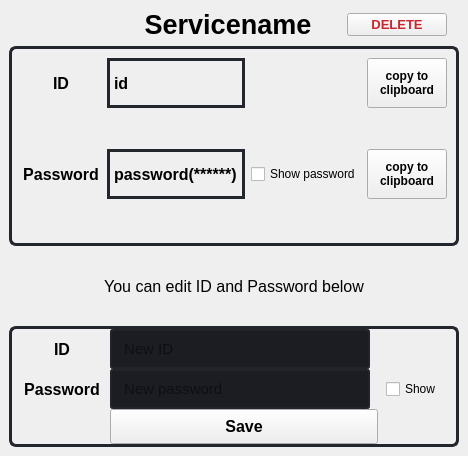
                     <widget class="QStackedWidget" name="stackedWidget_2">
                      <property name="styleSheet">
                       <string notr="true">stackedWidget_2{
page_specific{\nborder-radius : 7px;\n	border: 3px solid rgb(34, 36, 43);\n}
}</string>
                      </property>
                      <property name="currentIndex">
                       <number>1</number>
                      </property>
                      <widget class="QWidget" name="page_guide">
                       <layout class="QVBoxLayout" name="verticalLayout_11">
                        <item>
                         <widget class="QLabel" name="label_guide">
                          <property name="font">
                           <font>
                            <family>Segoe UI</family>
                            <pointsize>20</pointsize>
                            <weight>50</weight>
                            <bold>false</bold>
                           </font>
                          </property>
                          <property name="styleSheet">
                           <string notr="true">border-radius : 7px;
	border: 3px solid rgb(34, 36, 43);</string>
                          </property>
                          <property name="text">
                           <string>Search services you want
and click it to retrieve!</string>
                          </property>
                          <property name="alignment">
                           <set>Qt::AlignCenter</set>
                          </property>
                         </widget>
                        </item>
                       </layout>
                      </widget>
                      <widget class="QWidget" name="page_specific">
                       <property name="styleSheet">
                        <string notr="true"/>
                       </property>
                       <layout class="QVBoxLayout" name="verticalLayout_10">
                        <item>
                         <widget class="QFrame" name="frame_name_delete">
                          <property name="maximumSize">
                           <size>
                            <width>16777215</width>
                            <height>70</height>
                           </size>
                          </property>
                          <layout class="QHBoxLayout" name="e">
                           <property name="spacing">
                            <number>0</number>
                           </property>
                           <property name="leftMargin">
                            <number>0</number>
                           </property>
                           <property name="topMargin">
                            <number>0</number>
                           </property>
                           <property name="rightMargin">
                            <number>12</number>
                           </property>
                           <property name="bottomMargin">
                            <number>0</number>
                           </property>
                           <item>
                            <widget class="QLabel" name="label_service_name">
                             <property name="font">
                              <font>
                               <family>Segoe UI</family>
                               <pointsize>20</pointsize>
                               <weight>75</weight>
                               <bold>true</bold>
                              </font>
                             </property>
                             <property name="styleSheet">
                              <string notr="true">padding-left : 100px;</string>
                             </property>
                             <property name="text">
                              <string>Servicename</string>
                             </property>
                             <property name="alignment">
                              <set>Qt::AlignCenter</set>
                             </property>
                             <property name="indent">
                              <number>-1</number>
                             </property>
                            </widget>
                           </item>
                           <item>
                            <widget class="QPushButton" name="pushButton_delete">
                             <property name="maximumSize">
                              <size>
                               <width>100</width>
                               <height>16777215</height>
                              </size>
                             </property>
                             <property name="font">
                              <font>
                               <family>Segoe UI</family>
                               <pointsize>10</pointsize>
                               <weight>75</weight>
                               <bold>true</bold>
                              </font>
                             </property>
                             <property name="toolTip">
                              <string>delete data of this service</string>
                             </property>
                             <property name="styleSheet">
                              <string notr="true">color:#c8272f;</string>
                             </property>
                             <property name="text">
                              <string>DELETE</string>
                             </property>
                            </widget>
                           </item>
                          </layout>
                         </widget>
                        </item>
                        <item>
                         <widget class="QFrame" name="frame_retrieve">
                          <property name="minimumSize">
                           <size>
                            <width>0</width>
                            <height>200</height>
                           </size>
                          </property>
                          <property name="maximumSize">
                           <size>
                            <width>16777215</width>
                            <height>300</height>
                           </size>
                          </property>
                          <property name="styleSheet">
                           <string notr="true">QFrame {
    border-radius : 7px;
	border: 3px solid rgb(36, 38, 45);
}</string>
                          </property>
                          <layout class="QGridLayout" name="gridLayout">
                           <item row="6" column="1">
                            <widget class="QLabel" name="label_password_2">
                             <property name="font">
                              <font>
                               <family>Segoe UI</family>
                               <pointsize>12</pointsize>
                               <weight>75</weight>
                               <bold>true</bold>
                              </font>
                             </property>
                             <property name="styleSheet">
                              <string notr="true">border-radius : 0;</string>
                             </property>
                             <property name="text">
                              <string>password(******)</string>
                             </property>
                            </widget>
                           </item>
                           <item row="6" column="2">
                            <widget class="QCheckBox" name="checkBox_show">
                             <property name="maximumSize">
                              <size>
                               <width>120</width>
                               <height>30</height>
                              </size>
                             </property>
                             <property name="toolTip">
                              <string>have a look around before click this</string>
                             </property>
                             <property name="text">
                              <string>Show password</string>
                             </property>
                            </widget>
                           </item>
                           <item row="1" column="3">
                            <widget class="QPushButton" name="pushButton_clipboard_id">
                             <property name="minimumSize">
                              <size>
                               <width>0</width>
                               <height>50</height>
                              </size>
                             </property>
                             <property name="maximumSize">
                              <size>
                               <width>100</width>
                               <height>16777215</height>
                              </size>
                             </property>
                             <property name="font">
                              <font>
                               <family>Segoe UI</family>
                               <weight>75</weight>
                               <bold>true</bold>
                              </font>
                             </property>
                             <property name="text">
                              <string>copy to
clipboard</string>
                             </property>
                            </widget>
                           </item>
                           <item row="2" column="3">
                            <widget class="QLabel" name="label_clipboard_id">
                             <property name="font">
                              <font>
                               <family>Segoe UI</family>
                              </font>
                             </property>
                             <property name="styleSheet">
                              <string notr="true">border : None;</string>
                             </property>
                             <property name="text">
                              <string/>
                             </property>
                             <property name="alignment">
                              <set>Qt::AlignCenter</set>
                             </property>
                            </widget>
                           </item>
                           <item row="1" column="0">
                            <widget class="QLabel" name="label_id">
                             <property name="minimumSize">
                              <size>
                               <width>80</width>
                               <height>0</height>
                              </size>
                             </property>
                             <property name="maximumSize">
                              <size>
                               <width>80</width>
                               <height>16777215</height>
                              </size>
                             </property>
                             <property name="font">
                              <font>
                               <pointsize>12</pointsize>
                               <weight>75</weight>
                               <bold>true</bold>
                              </font>
                             </property>
                             <property name="styleSheet">
                              <string notr="true">border:None;</string>
                             </property>
                             <property name="text">
                              <string>ID</string>
                             </property>
                             <property name="alignment">
                              <set>Qt::AlignCenter</set>
                             </property>
                            </widget>
                           </item>
                           <item row="6" column="3">
                            <widget class="QPushButton" name="pushButton_clipboard_password">
                             <property name="minimumSize">
                              <size>
                               <width>0</width>
                               <height>50</height>
                              </size>
                             </property>
                             <property name="maximumSize">
                              <size>
                               <width>100</width>
                               <height>16777215</height>
                              </size>
                             </property>
                             <property name="font">
                              <font>
                               <family>Segoe UI</family>
                               <pointsize>9</pointsize>
                               <weight>75</weight>
                               <bold>true</bold>
                              </font>
                             </property>
                             <property name="text">
                              <string>copy to
clipboard</string>
                             </property>
                            </widget>
                           </item>
                           <item row="6" column="0">
                            <widget class="QLabel" name="label_password">
                             <property name="minimumSize">
                              <size>
                               <width>80</width>
                               <height>0</height>
                              </size>
                             </property>
                             <property name="maximumSize">
                              <size>
                               <width>80</width>
                               <height>16777215</height>
                              </size>
                             </property>
                             <property name="font">
                              <font>
                               <family>Segoe UI</family>
                               <pointsize>12</pointsize>
                               <weight>75</weight>
                               <bold>true</bold>
                              </font>
                             </property>
                             <property name="styleSheet">
                              <string notr="true">border:None;</string>
                             </property>
                             <property name="text">
                              <string>Password</string>
                             </property>
                             <property name="alignment">
                              <set>Qt::AlignCenter</set>
                             </property>
                            </widget>
                           </item>
                           <item row="1" column="1">
                            <widget class="QLabel" name="label_id_2">
                             <property name="font">
                              <font>
                               <family>Segoe UI</family>
                               <pointsize>12</pointsize>
                               <weight>75</weight>
                               <bold>true</bold>
                              </font>
                             </property>
                             <property name="styleSheet">
                              <string notr="true">border-radius : 0;</string>
                             </property>
                             <property name="text">
                              <string>id</string>
                             </property>
                             <property name="alignment">
                              <set>Qt::AlignLeading|Qt::AlignLeft|Qt::AlignVCenter</set>
                             </property>
                            </widget>
                           </item>
                           <item row="7" column="3">
                            <widget class="QLabel" name="label_clipboard_password">
                             <property name="styleSheet">
                              <string notr="true">border : None;</string>
                             </property>
                             <property name="text">
                              <string/>
                             </property>
                             <property name="alignment">
                              <set>Qt::AlignCenter</set>
                             </property>
                            </widget>
                           </item>
                          </layout>
                         </widget>
                        </item>
                        <item>
                         <widget class="QFrame" name="frame_edit_guide">
                          <property name="maximumSize">
                           <size>
                            <width>16777215</width>
                            <height>100</height>
                           </size>
                          </property>
                          <layout class="QHBoxLayout" name="horizontalLayout_13">
                           <property name="spacing">
                            <number>0</number>
                           </property>
                           <item>
                            <widget class="QLabel" name="label_edit_guide">
                             <property name="minimumSize">
                              <size>
                               <width>0</width>
                               <height>50</height>
                              </size>
                             </property>
                             <property name="maximumSize">
                              <size>
                               <width>16777215</width>
                               <height>50</height>
                              </size>
                             </property>
                             <property name="font">
                              <font>
                               <family>Segoe UI</family>
                               <pointsize>12</pointsize>
                               <weight>50</weight>
                               <italic>false</italic>
                               <bold>false</bold>
                               <underline>false</underline>
                               <strikeout>false</strikeout>
                              </font>
                             </property>
                             <property name="text">
                              <string>You can edit ID and Password below</string>
                             </property>
                             <property name="alignment">
                              <set>Qt::AlignCenter</set>
                             </property>
                            </widget>
                           </item>
                          </layout>
                         </widget>
                        </item>
                        <item>
                         <widget class="QFrame" name="frame_edit">
                          <property name="toolTip">
                           <string>you better not to click this at public places</string>
                          </property>
                          <property name="styleSheet">
                           <string notr="true">QFrame {
    border-radius : 7px;
	border: 3px solid rgb(36, 38, 45);
}
</string>
                          </property>
                          <layout class="QGridLayout" name="gridLayout_2">
                           <property name="leftMargin">
                            <number>10</number>
                           </property>
                           <property name="topMargin">
                            <number>0</number>
                           </property>
                           <property name="rightMargin">
                            <number>0</number>
                           </property>
                           <property name="bottomMargin">
                            <number>0</number>
                           </property>
                           <property name="horizontalSpacing">
                            <number>8</number>
                           </property>
                           <property name="verticalSpacing">
                            <number>0</number>
                           </property>
                           <item row="0" column="2">
                            <widget class="QLineEdit" name="lineEdit_edit_id">
                             <property name="minimumSize">
                              <size>
                               <width>0</width>
                               <height>40</height>
                              </size>
                             </property>
                             <property name="maximumSize">
                              <size>
                               <width>16777215</width>
                               <height>40</height>
                              </size>
                             </property>
                             <property name="font">
                              <font>
                               <family>Segoe UI</family>
                               <pointsize>-1</pointsize>
                              </font>
                             </property>
                             <property name="styleSheet">
                              <string notr="true">

QLineEdit {
	background-color: rgb(27, 29, 35);
	border-radius: 3px;
	border: 2px solid rgb(34, 36, 43);
	padding-left: 10px;
	font-size : 15px;
}
QLineEdit:hover {
	border: 2px solid rgb(64, 71, 88);
}
QLineEdit:focus {
	border: 2px solid rgb(91, 101, 124);
}</string>
                             </property>
                             <property name="text">
                              <string/>
                             </property>
                             <property name="maxLength">
                              <number>20</number>
                             </property>
                             <property name="placeholderText">
                              <string>New ID</string>
                             </property>
                            </widget>
                           </item>
                           <item row="1" column="0">
                            <widget class="QLabel" name="label_edit_password">
                             <property name="minimumSize">
                              <size>
                               <width>80</width>
                               <height>40</height>
                              </size>
                             </property>
                             <property name="maximumSize">
                              <size>
                               <width>80</width>
                               <height>40</height>
                              </size>
                             </property>
                             <property name="font">
                              <font>
                               <family>Segoe UI</family>
                               <pointsize>12</pointsize>
                               <weight>75</weight>
                               <bold>true</bold>
                              </font>
                             </property>
                             <property name="styleSheet">
                              <string notr="true">border:None;</string>
                             </property>
                             <property name="text">
                              <string>Password</string>
                             </property>
                             <property name="alignment">
                              <set>Qt::AlignCenter</set>
                             </property>
                             <property name="margin">
                              <number>2</number>
                             </property>
                            </widget>
                           </item>
                           <item row="1" column="2">
                            <widget class="QLineEdit" name="lineEdit_edit_password">
                             <property name="minimumSize">
                              <size>
                               <width>0</width>
                               <height>40</height>
                              </size>
                             </property>
                             <property name="maximumSize">
                              <size>
                               <width>16777215</width>
                               <height>40</height>
                              </size>
                             </property>
                             <property name="font">
                              <font>
                               <family>Segoe UI</family>
                               <pointsize>-1</pointsize>
                              </font>
                             </property>
                             <property name="styleSheet">
                              <string notr="true">

QLineEdit {
	background-color: rgb(27, 29, 35);
	border-radius: 3px;
	border: 2px solid rgb(34, 36, 43);
	padding-left: 10px;
	font-size : 15px;
}
QLineEdit:hover {
	border: 2px solid rgb(64, 71, 88);
}
QLineEdit:focus {
	border: 2px solid rgb(91, 101, 124);
}</string>
                             </property>
                             <property name="text">
                              <string/>
                             </property>
                             <property name="placeholderText">
                              <string>New password</string>
                             </property>
                            </widget>
                           </item>
                           <item row="1" column="4">
                            <widget class="QCheckBox" name="checkBox_edit_show">
                             <property name="minimumSize">
                              <size>
                               <width>70</width>
                               <height>0</height>
                              </size>
                             </property>
                             <property name="maximumSize">
                              <size>
                               <width>70</width>
                               <height>16777215</height>
                              </size>
                             </property>
                             <property name="toolTip">
                              <string>have a look around before click this</string>
                             </property>
                             <property name="text">
                              <string>Show</string>
                             </property>
                            </widget>
                           </item>
                           <item row="0" column="0">
                            <widget class="QLabel" name="label_edit_id">
                             <property name="minimumSize">
                              <size>
                               <width>80</width>
                               <height>40</height>
                              </size>
                             </property>
                             <property name="maximumSize">
                              <size>
                               <width>80</width>
                               <height>40</height>
                              </size>
                             </property>
                             <property name="font">
                              <font>
                               <family>Segoe UI</family>
                               <pointsize>12</pointsize>
                               <weight>75</weight>
                               <bold>true</bold>
                              </font>
                             </property>
                             <property name="styleSheet">
                              <string notr="true">border:None;</string>
                             </property>
                             <property name="text">
                              <string>ID</string>
                             </property>
                             <property name="alignment">
                              <set>Qt::AlignCenter</set>
                             </property>
                            </widget>
                           </item>
                           <item row="2" column="2" colspan="2">
                            <widget class="QPushButton" name="pushButton_edit_save">
                             <property name="minimumSize">
                              <size>
                               <width>0</width>
                               <height>35</height>
                              </size>
                             </property>
                             <property name="maximumSize">
                              <size>
                               <width>16777215</width>
                               <height>35</height>
                              </size>
                             </property>
                             <property name="font">
                              <font>
                               <family>Segoe UI</family>
                               <pointsize>12</pointsize>
                               <weight>75</weight>
                               <bold>true</bold>
                              </font>
                             </property>
                             <property name="text">
                              <string>Save</string>
                             </property>
                            </widget>
                           </item>
                          </layout>
                         </widget>
                        </item>
                       </layout>
                      </widget>
                     </widget>
